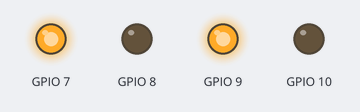
This program was run on a simulated Raspberry Pi (BCM pin numbers). Shown: output pins drawn as LEDs (lit = HIGH). What the program prints to the terminal is not drawn. At 2.0 s the program stops and its outputs stay as they are.

Above: at 0.1 s.
At 2.1 s:
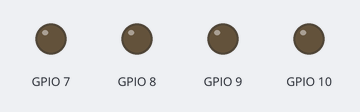
Timing chart, 0 to 3.5 s (numbered marks = the images above):
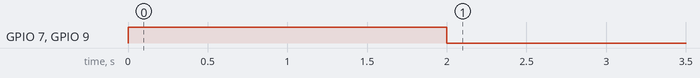

Measured:
- by itself, GPIO 7, GPIO 9: LOW → HIGH at 0.00 s, → LOW 2.0 s later

The program:

motor_test.py
```python
# CamJam EduKit 3 - Robotics
# Worksheet 3 - Motor Test Code

import RPi.GPIO as GPIO # Import the GPIO Library
import time # Import the Time library

# Set the GPIO modes
GPIO.setmode(GPIO.BCM)
#GPIO.setwarnings(False)

# Set the GPIO Pin mode
GPIO.setup(7, GPIO.OUT)
GPIO.setup(8, GPIO.OUT)
GPIO.setup(9, GPIO.OUT)
GPIO.setup(10, GPIO.OUT)

# Turn all motors off
GPIO.output(7, 0)
GPIO.output(8, 0)
GPIO.output(9, 0)
GPIO.output(10, 0)

# Turn the right motor forwards
print("9 off")
GPIO.output(9, 1)
print("10 on")
GPIO.output(10, 0)

# Turn the left motor forwards
print("7 on")
GPIO.output(7, 1)
print("8 off")
GPIO.output(8, 0)

# Wait for 2 seconds
print("sleep 2 secs")
time.sleep(2)

# Reset the GPIO pins (turns off motors too)
GPIO.cleanup()
```
